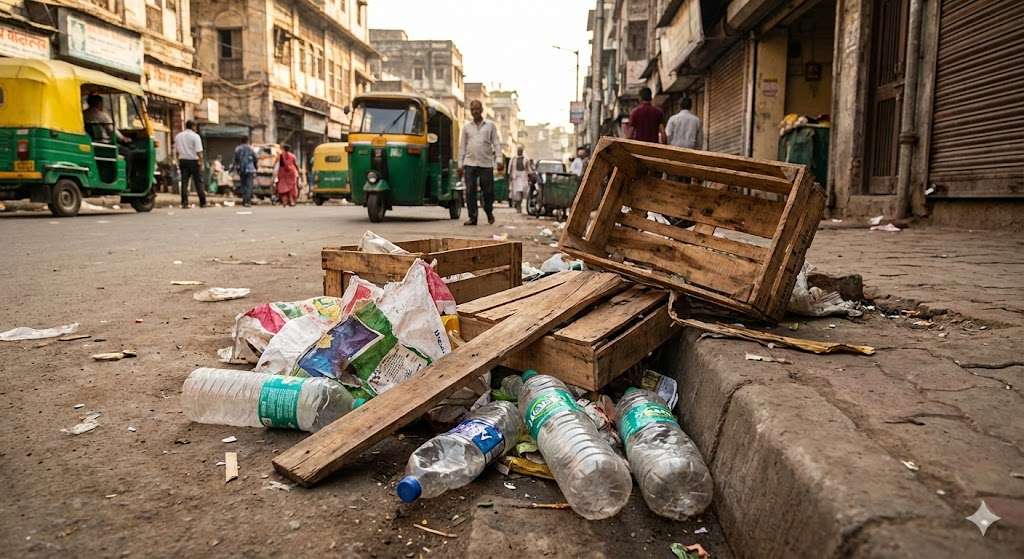
#> input picture image.png, 1024 x 559 px
$ python -i nova.py   (imports and definitions only)
#> lines starting #> are read from the running program, lines starting #| are printed output that depends on the picture
import boto3
import json
import base64
from pathlib import Path
from PIL import Image
import io
import requests

# ─── CONFIG ──────────────────────────────────────────────────────────────────
MODEL_ID = "amazon.nova-pro-v1:0"      # Nova Pro - best vision model in Nova family
REGION   = "us-east-1"                    # Nova Pro only available in us-east-1

# [1 line that did not run here, left out]

# ─── OPTIMIZED SYSTEM PROMPT ────────────────────────────────────────────────
GARBAGE_SYSTEM_PROMPT = """
You are an advanced garbage detection and classification AI designed for public spaces.
Given an image, thoroughly analyze it and provide a detailed report:

1. Identify and list ALL visible garbage/waste items in the image.
2. Count the QUANTITY of each type of garbage.
3. Classify each garbage type from the following list:
   - plastic_bottle
   - plastic_bag
   - food_waste
   - paper_cardboard
   - glass_bottle
   - metal_can
   - electronic_waste
   - medical_waste
   - mixed_garbage
   - construction_debris
   - organic_waste
   - hazardous_waste
   - other

Ensure the output is formatted in valid JSON and follows this exact structure (no extra text, no markdown):
{
  "total_garbage_count": <number>,
  "severity_level": "",
  "garbage_types": [
    {
      "type": "",
      "quantity": ,
      "confidence": <0.0 to 1.0>,
      "location_in_image": ""
    }
  ],
  "cleanliness_score": <0 to 10>,
  "summary": ""
}

Provide the following additional details for optimal output:
- Each `garbage_type` should include a confidence level indicating the model's certainty in the classification.
- Specify the `location_in_image` where each garbage type is predominantly found.
- The `severity_level` should reflect the overall amount and type of waste detected.
- The `cleanliness_score` should be a numerical rating of the image’s cleanliness.
- The `summary` should concisely describe the overall condition of the scene.

Make sure the output is precise, clear, and concise, adhering strictly to the JSON format provided.
"""

# ─── INFERENCE PIPELINE ──────────────────────────────────────────────────────
class GarbageDetectionPipeline:

    def load_image(self, image_source: str) -> tuple:
        """Load image from local path or URL, returns (image_bytes, mime_type, pil_image)"""
        if image_source.startswith("http://") or image_source.startswith("https://"):
            r = requests.get(image_source, timeout=10)
            image_bytes = r.content
            mime_type = r.headers.get("Content-Type", "image/jpeg").split(";")[0]
        else:
            with open(image_source, "rb") as f:
                image_bytes = f.read()
            ext = Path(image_source).suffix.lower()
            mime_map = {
                ".jpg": "image/jpeg", ".jpeg": "image/jpeg",
                ".png": "image/png",  ".webp": "image/webp",
                ".gif": "image/gif",  ".avif": "image/jpeg"  # avif → re-encode as jpeg
            }
            mime_type = mime_map.get(ext, "image/jpeg")

        # Nova Pro requires jpeg/png/gif/webp — re-encode avif or unknown formats
        pil_image = Image.open(io.BytesIO(image_bytes))
        if Path(image_source).suffix.lower() in [".avif", ".tiff", ".bmp"]:
            print(f"[INFO] Re-encoding {Path(image_source).suffix} → JPEG for Bedrock compatibility")
            buffer = io.BytesIO()
            pil_image.convert("RGB").save(buffer, format="JPEG")
            image_bytes = buffer.getvalue()
            mime_type = "image/jpeg"

        return image_bytes, mime_type, pil_image

    def analyze(self, image_source: str) -> dict:
        """Send image to Nova Pro via Bedrock Converse API and return structured result."""
        print(f"[INFO] Loading image: {image_source}")
        image_bytes, mime_type, pil_image = self.load_image(image_source)
        print(f"[INFO] Image size: {pil_image.size}, Format: {mime_type}")

        # Extract format string for Bedrock (it needs "jpeg" not "image/jpeg")
        fmt = mime_type.split("/")[-1]   # e.g. "jpeg", "png", "webp", "gif"

        print(f"[INFO] Sending to {MODEL_ID}...")

        # ── Bedrock Converse API payload ──────────────────────────────────────
        response = client.converse(
            modelId=MODEL_ID,
            system=[
                {"text": GARBAGE_SYSTEM_PROMPT}
            ],
            messages=[
                {
                    "role": "user",
                    "content": [
                        {
                            "image": {
                                "format": fmt,
                                "source": {
                                    "bytes": image_bytes   # raw bytes, no base64 needed with converse
                                }
                            }
                        },
                        {
                            "text": "Analyze this image for garbage/waste detection. Return structured JSON only."
                        }
                    ]
                }
            ],
            inferenceConfig={
                "temperature": 0.1,
                "maxTokens": 1024
            }
        )

        # ── Parse response ────────────────────────────────────────────────────
        raw_text = response["output"]["message"]["content"][0]["text"]

        # Strip markdown code fences if Nova wraps JSON in ```json... ```
        raw_text = raw_text.strip()
        if raw_text.startswith("```"):
            raw_text = raw_text.split("```")[1]
            if raw_text.startswith("json"):
                raw_text = raw_text[4:]
        raw_text = raw_text.strip()

        result = json.loads(raw_text)
        result["image_source"] = image_source
        result["model_used"]   = MODEL_ID

        # ── Token usage ───────────────────────────────────────────────────────
        usage = response.get("usage", {})
        result["tokens_used"] = {
            "input":  usage.get("inputTokens", 0),
            "output": usage.get("outputTokens", 0)
        }

        return result

    def print_report(self, result: dict):
        """Print a clean readable report."""
        print("\n" + "=" * 55)
        print("        GARBAGE DETECTION REPORT")
        print("=" * 55)
        print(f"  Image       : {result.get('image_source', 'N/A')}")
        print(f"  Model       : {result.get('model_used', 'N/A')}")
        print(f"  Total Count : {result.get('total_garbage_count', 0)} items")
        print(f"  Severity    : {result.get('severity_level', 'N/A').upper()}")
        print(f"  Cleanliness : {result.get('cleanliness_score', 0)}/10")
        print(f"  Summary     : {result.get('summary', '')}")
        if "tokens_used" in result:
            t = result["tokens_used"]
            print(f"  Tokens      : {t['input']} in / {t['output']} out")
        print("-" * 55)
        print("  GARBAGE BREAKDOWN:")
        print("-" * 55)
        for item in result.get("garbage_types", []):
            bar = "█" * int(item["confidence"] * 10)
            print(f"  • {item['type']:<25} Qty: {item['quantity']:<4} "
                  f"Conf: {bar:<10} ({item['confidence']:.0%})")
            print(f"    Location: {item['location_in_image']}")
        print("=" * 55)

    def save_result(self, result: dict, output_path: str = "garbage_result.json"):
        """Save full JSON result to file."""
        with open(output_path, "w") as f:
            json.dump(result, f, indent=2)
        print(f"[INFO] Saved → {output_path}")


# ─── MAIN ────────────────────────────────────────────────────────────────────
# [12 lines not run here, left out]

>>> import cv2
>>> picture = cv2.imread('image.png', cv2.IMREAD_GRAYSCALE)
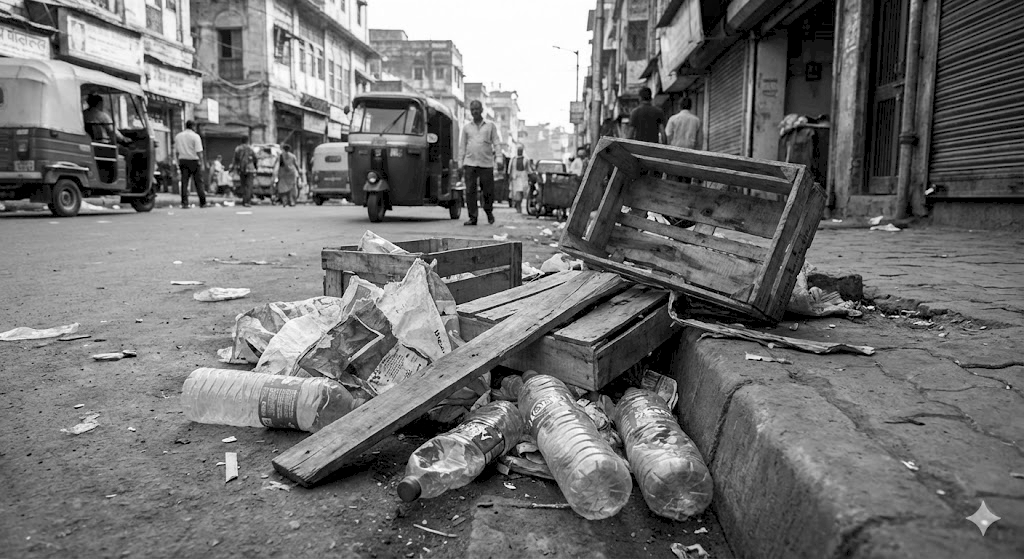
#> picture: shape (559, 1024); min 0, max 255, mean 112.6
>>> result = GarbageDetectionPipeline().analyze(picture)
#> (printed output is left out)
#> (the run stopped early here; a loop or call above may not have finished)
